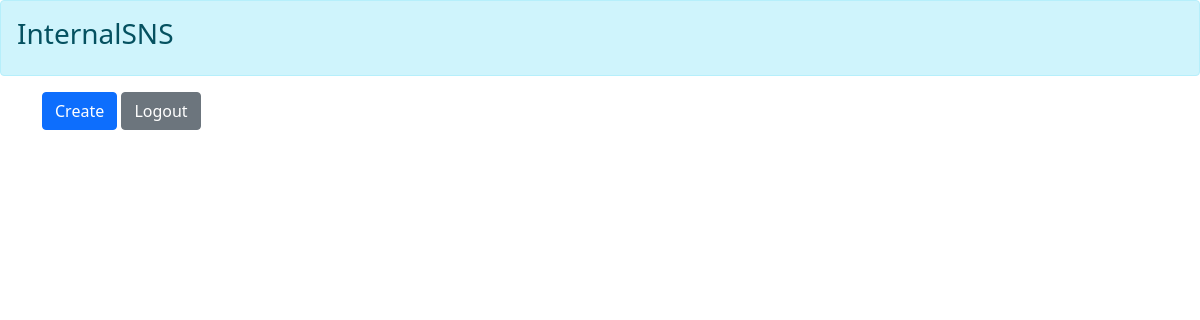
Page /list/ (signed in) on the earlier database version.
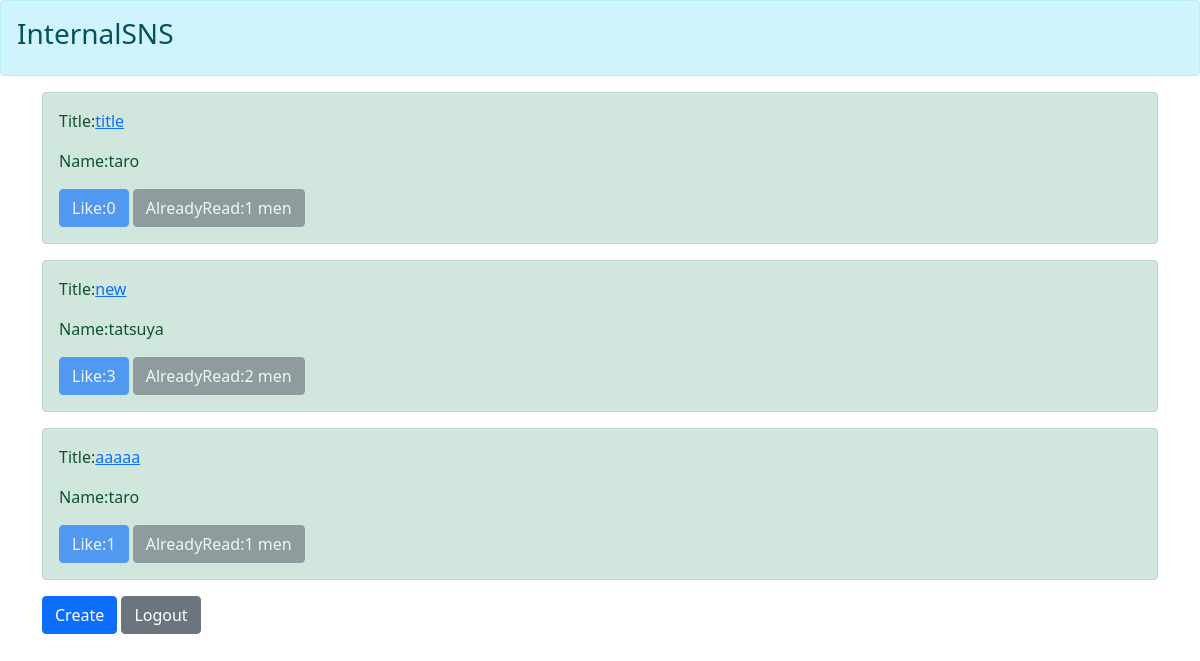
Same page on the later database version.
### boardapp/models.py (models this page shows)
class BoardModel(models.Model):
  title=models.CharField(max_length=100)
  content=models.TextField()
  author=models.CharField(max_length=50)
  snsimage=models.ImageField(upload_to='')
  good=models.IntegerField(null=True, blank=True, default=0)
  read=models.IntegerField(null=True, blank=True, default=0)
  readtext=models.TextField(null=True, blank=True, default='a')

### boardapp/views.py (the view)
# urls.py: path('list/', listfunc, name="list"),
def listfunc(request):
  object_list = BoardModel.objects.all()
  return render(request, 'list.html', {'object_list':object_list})

### templates/list.html
{% extends 'base.html' %}
{% block header %}
<div class="alert alert-info" role="alert">
  <h3>InternalSNS</h3>
</div>
{% endblock header %}
{% block content %}
{% if user.is_authenticated %}
<div class="container">
  {% for item in object_list %}
  <div class="alert alert-success" role="alert">
    <p>Title:<a href="{% url 'detail' item.pk %}">{{ item.title }}</a></p>
    <p>Name:{{ item.author }}</p>
    <a href="#" class="btn btn-primary disabled" role="button">Like:{{ item.good }}</a>
    <a href="#" class="btn btn-secondary disabled" role="button">AlreadyRead:{{ item.read }} men</a>
  </div>
  {% endfor %}
  <a href="{% url 'create' %}" class="btn btn-primary" role="button">Create</a>
  <a href="{% url 'logout' %}" class="btn btn-secondary" role="button">Logout</a>
</div>
{% else %}
<p>Please Login</p>
{% endif %}
{% endblock content %}

### templates/base.html (shortened to what this page needs)
<!doctype html>
<html lang="ja">
  <head>
    <link href="https://cdn.jsdelivr.net/npm/bootstrap@5.1.2/dist/css/bootstrap.min.css" rel="stylesheet">
  </head>
    {% block header %}
    {% endblock header %}
    {% block content %}
    {% endblock content %}
</html>

Differences in the rows shown:
added BoardModel: title "title", author "taro", good "0", read "1"
added BoardModel: title "new", author "tatsuya", good "3", read "2"
added BoardModel: title "aaaaa", author "taro", good "1", read "1"
